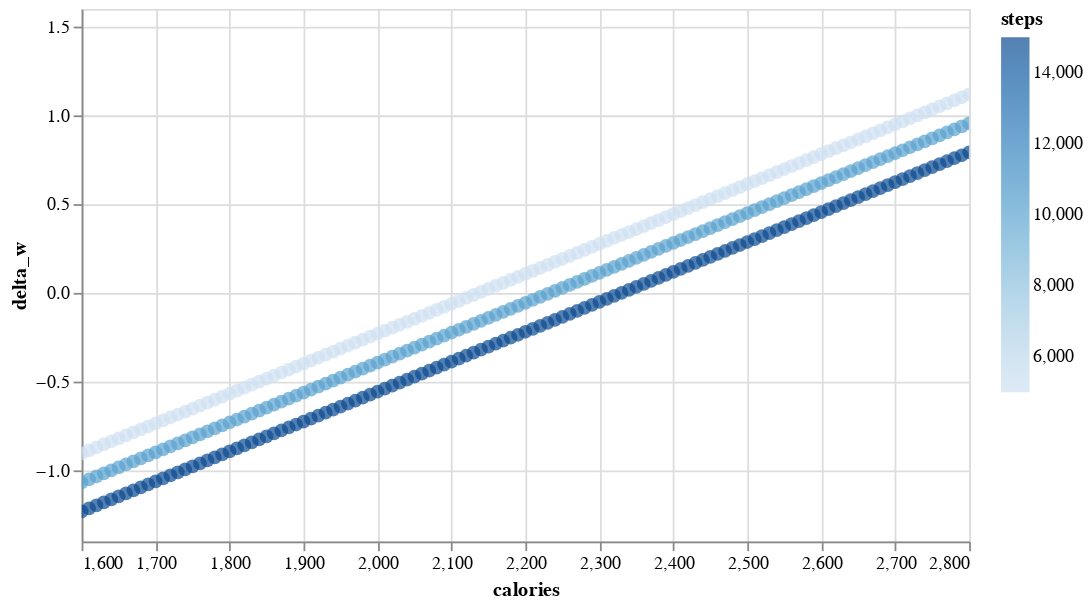

The notebook cell this image was saved under:
### Code cell
wgt = wgt_df[wgt_df.weight==170].copy()
alt.Chart(wgt).mark_circle(size=60).encode(
    alt.X('calories',
        scale=alt.Scale(domain=(1600, 2800))
    ),    
    y='delta_w',
    color='steps',
    tooltip=['calories', 'steps', 'weight', 'delta_w']
).properties(
    width=500,
    height=300
).interactive()

### Figure 1 — Vega-Lite specification as saved in the notebook (floating-point values rounded to 4 significant figures; data arrays with more than 128 entries replaced by an {"elided": "..."} marker saying what was removed)
{"config": {"view": {"continuousWidth": 400, "continuousHeight": 300}}, "data": {"name": "data-19cfde1d2a15cce8c0004f0457d2176f"}, "mark": {"type": "circle", "size": 60}, "encoding": {"color": {"type": "quantitative", "field": "steps"}, "tooltip": [{"type": "quantitative", "field": "calories"}, {"type": "quantitative", "field": "steps"}, {"type": "quantitative", "field": "weight"}, {"type": "quantitative", "field": "delta_w"}], "x": {"type": "quantitative", "field": "calories", "scale": {"domain": [1600, 2800]}}, "y": {"type": "quantitative", "field": "delta_w"}}, "height": 300, "selection": {"selector056": {"type": "interval", "bind": "scales", "encodings": ["x", "y"]}}, "width": 500, "$schema": "https://vega.github.io/schema/vega-lite/v4.0.2.json", "datasets": {"data-19cfde1d2a15cce8c0004f0457d2176f": {"elided": "450 records"}}}
